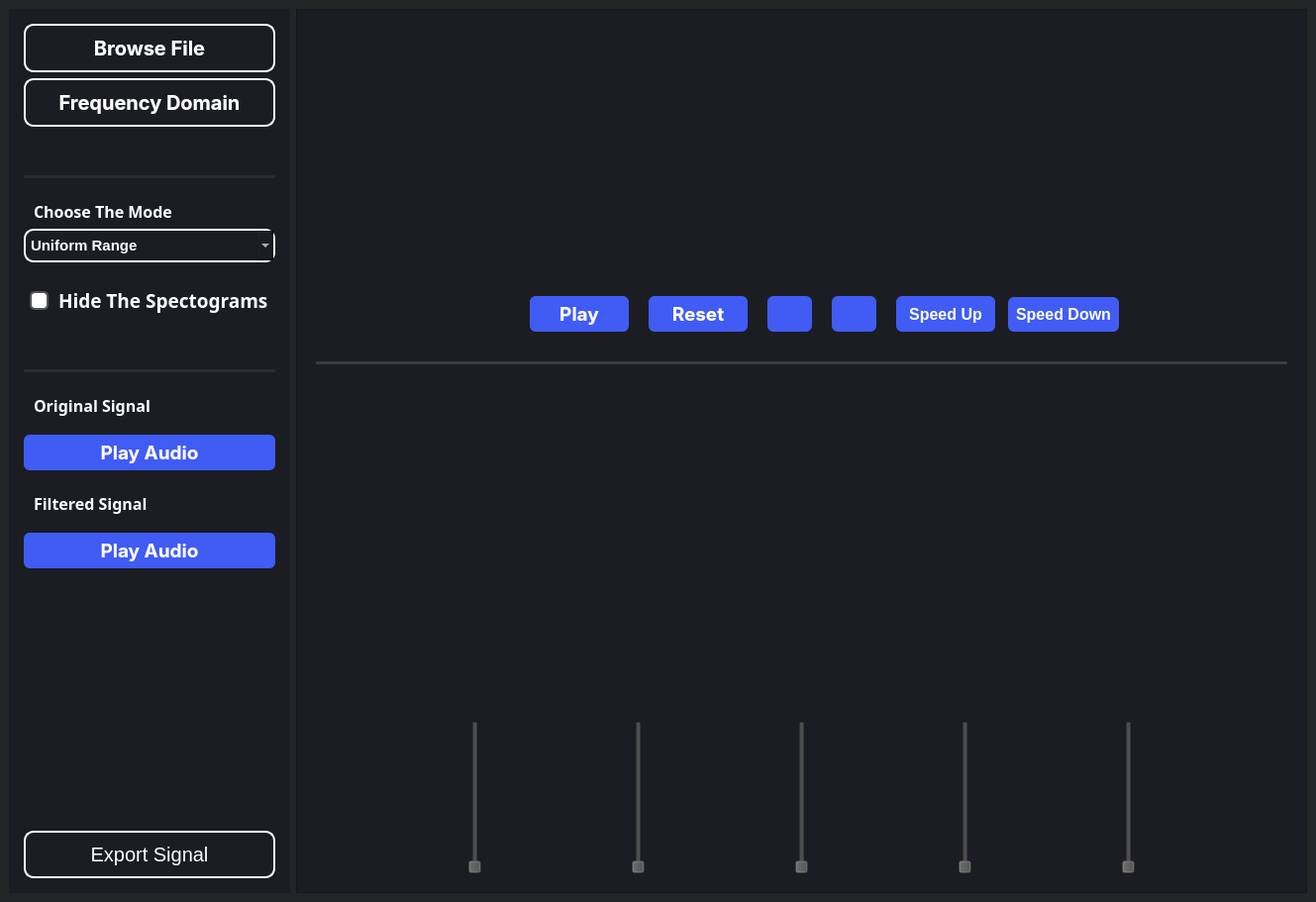
<?xml version="1.0" encoding="UTF-8"?>
<ui version="4.0">
 <class>MainWindow</class>
 <widget class="QMainWindow" name="MainWindow">
  <property name="geometry">
   <rect>
    <x>0</x>
    <y>0</y>
    <width>1329</width>
    <height>911</height>
   </rect>
  </property>
  <property name="windowTitle">
   <string>MainWindow</string>
  </property>
  <property name="styleSheet">
   <string notr="true">background-color: #242526;</string>
  </property>
  <widget class="QWidget" name="centralwidget">
   <layout class="QGridLayout" name="gridLayout_2">
    <item row="0" column="0">
     <layout class="QGridLayout" name="gridLayout" columnstretch="1,6">
      <item row="0" column="0">
       <widget class="QFrame" name="browseFrame">
        <property name="styleSheet">
         <string notr="true">
   /*border: 1px solid #c0c0c0; /* Border color and width */
    padding: 5px; /* Padding around the list items */
background-color: #1b1d23;
border: 1px solid rgba(255, 255, 255, 0);
</string>
        </property>
        <property name="frameShape">
         <enum>QFrame::StyledPanel</enum>
        </property>
        <property name="frameShadow">
         <enum>QFrame::Raised</enum>
        </property>
        <layout class="QVBoxLayout" name="verticalLayout_2">
         <item>
          <widget class="QPushButton" name="browseFile">
           <property name="font">
            <font>
             <family>-apple-system</family>
             <pointsize>-1</pointsize>
             <weight>75</weight>
             <bold>true</bold>
            </font>
           </property>
           <property name="styleSheet">
            <string notr="true">QPushButton{
	background-color: transparent;
	border-radius: 10px;
	color:white;
	border: 2px solid white;
	font-size: 20px;
padding: 10px;

}

</string>
           </property>
           <property name="text">
            <string>Browse File</string>
           </property>
           <property name="icon">
            <iconset>
             <normaloff>../../../Signal-Equalizer/icons/upload-.png</normaloff>../../../Signal-Equalizer/icons/upload-.png</iconset>
           </property>
           <property name="iconSize">
            <size>
             <width>25</width>
             <height>25</height>
            </size>
           </property>
          </widget>
         </item>
         <item>
          <widget class="QPushButton" name="smoothingWindow">
           <property name="font">
            <font>
             <family>-apple-system</family>
             <pointsize>-1</pointsize>
             <weight>75</weight>
             <bold>true</bold>
            </font>
           </property>
           <property name="styleSheet">
            <string notr="true">QPushButton{
	background-color: transparent;
	border-radius: 10px;
	color:white;
	border: 2px solid white;
	font-size: 20px;
padding: 10px;

}

</string>
           </property>
           <property name="text">
            <string>Frequency Domain</string>
           </property>
           <property name="icon">
            <iconset>
             <normaloff>../../../Signal-Equalizer/icons/signal-1-svgrepo-com.png</normaloff>../../../Signal-Equalizer/icons/signal-1-svgrepo-com.png</iconset>
           </property>
           <property name="iconSize">
            <size>
             <width>25</width>
             <height>25</height>
            </size>
           </property>
          </widget>
         </item>
         <item>
          <spacer name="verticalSpacer_8">
           <property name="orientation">
            <enum>Qt::Vertical</enum>
           </property>
           <property name="sizeHint" stdset="0">
            <size>
             <width>20</width>
             <height>40</height>
            </size>
           </property>
          </spacer>
         </item>
         <item>
          <widget class="Line" name="line_9">
           <property name="styleSheet">
            <string notr="true">/* Line style */

  /* Set the width of the line */
  width: 20px;

  /* Set the height of the line */
  height: 5px;

  /* Set the background color of the line */
  background-color: rgb(39, 44, 54);

  /* Set the border of the line */
  border: 10px;

  /* Set the border radius of the line */
  border-radius:5px;




</string>
           </property>
           <property name="orientation">
            <enum>Qt::Horizontal</enum>
           </property>
          </widget>
         </item>
         <item>
          <layout class="QVBoxLayout" name="verticalLayout" stretch="0,0">
           <property name="spacing">
            <number>0</number>
           </property>
           <item>
            <widget class="QLabel" name="modeLabel">
             <property name="sizePolicy">
              <sizepolicy hsizetype="Preferred" vsizetype="Maximum">
               <horstretch>0</horstretch>
               <verstretch>0</verstretch>
              </sizepolicy>
             </property>
             <property name="font">
              <font>
               <family>Overpass SemiBold</family>
               <pointsize>12</pointsize>
               <weight>75</weight>
               <bold>true</bold>
              </font>
             </property>
             <property name="styleSheet">
              <string notr="true">color:rgb(255, 255, 255);
background: rgba(74, 74, 74, 0);
margin-top: 10px;</string>
             </property>
             <property name="text">
              <string>Choose The Mode</string>
             </property>
            </widget>
           </item>
           <item>
            <widget class="QComboBox" name="modeList">
             <property name="styleSheet">
              <string notr="true">QComboBox {
    font-family: &quot;Overpass&quot;;
    font-weight: bold;
    font-size: 15px;
    color: white; 
    border: 2px solid white; 
	border-radius: 10px;
}

</string>
             </property>
             <item>
              <property name="text">
               <string>Uniform Range</string>
              </property>
             </item>
             <item>
              <property name="text">
               <string>Musical Instruments</string>
              </property>
             </item>
             <item>
              <property name="text">
               <string>Animal Sounds</string>
              </property>
             </item>
             <item>
              <property name="text">
               <string>ECG Abnormalities</string>
              </property>
             </item>
            </widget>
           </item>
          </layout>
         </item>
         <item>
          <widget class="QCheckBox" name="spectogramCheck">
           <property name="font">
            <font>
             <family>Overpass SemiBold</family>
             <pointsize>14</pointsize>
             <weight>75</weight>
             <bold>true</bold>
            </font>
           </property>
           <property name="styleSheet">
            <string notr="true">QCheckBox {
    spacing: 10px; /* Adjust the spacing between the checkbox and label */
color:white;
background: rgba(74, 74, 74, 0);
margin-top: 12px;
}

QCheckBox::indicator {
    width: 15px; /* Adjust the width of the checkbox indicator */
    height: 15px; /* Adjust the height of the checkbox indicator */
border-radius: 5px;
}

QCheckBox::indicator:unchecked {
    border: 2px solid #555; /* Border color of the unchecked checkbox */
    background-color: #fff; /* Background color of the unchecked checkbox */
}

QCheckBox::indicator:unchecked:hover {
    border: 2px solid #777; /* Border color when the unchecked checkbox is hovered */
}

QCheckBox::indicator:checked {
    border: 2px solid #192462; /* Border color of the checked checkbox */
    background-color: #405cf5; /* Background color of the checked checkbox */
}

QCheckBox::indicator:checked:hover {
    border: 2px solid #0C1231; /* Border color when the checked checkbox is hovered */
    background-color: #2C40AB; /* Background color when the checked checkbox is hovered */
}
</string>
           </property>
           <property name="text">
            <string>Hide The Spectograms</string>
           </property>
           <property name="iconSize">
            <size>
             <width>20</width>
             <height>20</height>
            </size>
           </property>
           <property name="tristate">
            <bool>false</bool>
           </property>
          </widget>
         </item>
         <item>
          <spacer name="verticalSpacer">
           <property name="orientation">
            <enum>Qt::Vertical</enum>
           </property>
           <property name="sizeHint" stdset="0">
            <size>
             <width>20</width>
             <height>40</height>
            </size>
           </property>
          </spacer>
         </item>
         <item>
          <widget class="Line" name="line_10">
           <property name="styleSheet">
            <string notr="true">/* Line style */

  /* Set the width of the line */
  width: 20px;

  /* Set the height of the line */
  height: 5px;

  /* Set the background color of the line */
  background-color:rgb(39, 44, 54);

  /* Set the border of the line */
  border: 10px;

  /* Set the border radius of the line */
  border-radius:5px;




</string>
           </property>
           <property name="orientation">
            <enum>Qt::Horizontal</enum>
           </property>
          </widget>
         </item>
         <item>
          <widget class="QLabel" name="audioBefore">
           <property name="sizePolicy">
            <sizepolicy hsizetype="Preferred" vsizetype="Maximum">
             <horstretch>0</horstretch>
             <verstretch>0</verstretch>
            </sizepolicy>
           </property>
           <property name="font">
            <font>
             <family>Overpass SemiBold</family>
             <pointsize>12</pointsize>
             <weight>75</weight>
             <bold>true</bold>
            </font>
           </property>
           <property name="styleSheet">
            <string notr="true">color:rgb(255, 255, 255);
background: rgba(74, 74, 74, 0);
margin-top: 10px;
margin-bottom:0;</string>
           </property>
           <property name="text">
            <string>Original Signal</string>
           </property>
          </widget>
         </item>
         <item>
          <widget class="QWidget" name="audio1" native="true">
           <property name="styleSheet">
            <string notr="true">margin:0 0;</string>
           </property>
          </widget>
         </item>
         <item>
          <widget class="QPushButton" name="playAudio1">
           <property name="font">
            <font>
             <family>-apple-system</family>
             <pointsize>14</pointsize>
             <weight>75</weight>
             <bold>true</bold>
            </font>
           </property>
           <property name="styleSheet">
            <string notr="true">QPushButton{
appearance: button;
backface-visibility: hidden;
background-color: #405cf5;
border-radius: 6px;
border-width: 0;
box-shadow: rgba(50, 50, 93, .1) 0 0 0 1px inset,rgba(50, 50, 93, .1) 0 2px 5px 0,rgba(0, 0, 0, .07) 0 1px 1px 0;
box-sizing: border-box;
color: #fff;
cursor: pointer;
font-family: -apple-system,system-ui,&quot;Segoe UI&quot;,Roboto,&quot;Helvetica Neue&quot;,Ubuntu,sans-serif;
font-size: 100%;
height: 30px;
line-height: 1.15;
outline: none;
overflow: hidden;
padding: 3 10px;
position: relative;
text-align: center;
text-transform: none;
transform: translateZ(0);
transition: all .2s,box-shadow .08s ease-in;
user-select: none;
-webkit-user-select: none;
touch-action: manipulation;
width: 50px; /* Reduced width to 200 pixels */
}
QPushButton:hover{
background-color: #283999;
}
QPushButton:pressed{
background-color: #1c2973;
}</string>
           </property>
           <property name="text">
            <string>Play Audio</string>
           </property>
           <property name="icon">
            <iconset>
             <normaloff>../../../Signal-Equalizer/icons/play-square-svgrepo-com.png</normaloff>../../../Signal-Equalizer/icons/play-square-svgrepo-com.png</iconset>
           </property>
           <property name="iconSize">
            <size>
             <width>25</width>
             <height>25</height>
            </size>
           </property>
          </widget>
         </item>
         <item>
          <widget class="QLabel" name="audioBefore_2">
           <property name="sizePolicy">
            <sizepolicy hsizetype="Preferred" vsizetype="Maximum">
             <horstretch>0</horstretch>
             <verstretch>0</verstretch>
            </sizepolicy>
           </property>
           <property name="font">
            <font>
             <family>Overpass SemiBold</family>
             <pointsize>12</pointsize>
             <weight>75</weight>
             <bold>true</bold>
            </font>
           </property>
           <property name="styleSheet">
            <string notr="true">color:rgb(255, 255, 255);
background: rgba(74, 74, 74, 0);
margin-top: 10px;</string>
           </property>
           <property name="text">
            <string>Filtered Signal</string>
           </property>
          </widget>
         </item>
         <item>
          <widget class="QWidget" name="audio2" native="true">
           <property name="styleSheet">
            <string notr="true">margin:0 0;</string>
           </property>
          </widget>
         </item>
         <item>
          <widget class="QPushButton" name="playAudio2">
           <property name="font">
            <font>
             <family>-apple-system</family>
             <pointsize>14</pointsize>
             <weight>75</weight>
             <bold>true</bold>
            </font>
           </property>
           <property name="styleSheet">
            <string notr="true">QPushButton{
appearance: button;
backface-visibility: hidden;
background-color: #405cf5;
border-radius: 6px;
border-width: 0;
box-shadow: rgba(50, 50, 93, .1) 0 0 0 1px inset,rgba(50, 50, 93, .1) 0 2px 5px 0,rgba(0, 0, 0, .07) 0 1px 1px 0;
box-sizing: border-box;
color: #fff;
cursor: pointer;
font-family: -apple-system,system-ui,&quot;Segoe UI&quot;,Roboto,&quot;Helvetica Neue&quot;,Ubuntu,sans-serif;
font-size: 100%;
height: 30px;
line-height: 1.15;
outline: none;
overflow: hidden;
padding: 3 10px;
position: relative;
text-align: center;
text-transform: none;
transform: translateZ(0);
transition: all .2s,box-shadow .08s ease-in;
user-select: none;
-webkit-user-select: none;
touch-action: manipulation;
width: 50px; /* Reduced width to 200 pixels */
}
QPushButton:hover{
background-color: #283999;
}
QPushButton:pressed{
background-color: #1c2973;
}</string>
           </property>
           <property name="text">
            <string>Play Audio</string>
           </property>
           <property name="icon">
            <iconset>
             <normaloff>../../../Signal-Equalizer/icons/play-square-svgrepo-com.png</normaloff>../../../Signal-Equalizer/icons/play-square-svgrepo-com.png</iconset>
           </property>
           <property name="iconSize">
            <size>
             <width>25</width>
             <height>25</height>
            </size>
           </property>
          </widget>
         </item>
         <item>
          <spacer name="verticalSpacer_2">
           <property name="orientation">
            <enum>Qt::Vertical</enum>
           </property>
           <property name="sizeHint" stdset="0">
            <size>
             <width>20</width>
             <height>40</height>
            </size>
           </property>
          </spacer>
         </item>
         <item>
          <spacer name="verticalSpacer_3">
           <property name="orientation">
            <enum>Qt::Vertical</enum>
           </property>
           <property name="sizeHint" stdset="0">
            <size>
             <width>20</width>
             <height>40</height>
            </size>
           </property>
          </spacer>
         </item>
         <item>
          <spacer name="verticalSpacer_4">
           <property name="orientation">
            <enum>Qt::Vertical</enum>
           </property>
           <property name="sizeHint" stdset="0">
            <size>
             <width>20</width>
             <height>40</height>
            </size>
           </property>
          </spacer>
         </item>
         <item>
          <spacer name="verticalSpacer_5">
           <property name="orientation">
            <enum>Qt::Vertical</enum>
           </property>
           <property name="sizeHint" stdset="0">
            <size>
             <width>20</width>
             <height>40</height>
            </size>
           </property>
          </spacer>
         </item>
         <item>
          <spacer name="verticalSpacer_6">
           <property name="orientation">
            <enum>Qt::Vertical</enum>
           </property>
           <property name="sizeHint" stdset="0">
            <size>
             <width>20</width>
             <height>40</height>
            </size>
           </property>
          </spacer>
         </item>
         <item>
          <spacer name="verticalSpacer_7">
           <property name="orientation">
            <enum>Qt::Vertical</enum>
           </property>
           <property name="sizeHint" stdset="0">
            <size>
             <width>20</width>
             <height>40</height>
            </size>
           </property>
          </spacer>
         </item>
         <item>
          <widget class="QPushButton" name="pushButton">
           <property name="styleSheet">
            <string notr="true">QPushButton{
	background-color: transparent;
	border-radius: 10px;
	color:white;
	border: 2px solid white;
	font-size: 20px;
padding: 10px;

}


</string>
           </property>
           <property name="text">
            <string>Export Signal</string>
           </property>
          </widget>
         </item>
        </layout>
       </widget>
      </item>
      <item row="0" column="1">
       <widget class="QFrame" name="mainBodyframe">
        <property name="styleSheet">
         <string notr="true">background-color: #1c1d22</string>
        </property>
        <property name="frameShape">
         <enum>QFrame::StyledPanel</enum>
        </property>
        <property name="frameShadow">
         <enum>QFrame::Raised</enum>
        </property>
        <layout class="QGridLayout" name="gridLayout_3">
         <item row="0" column="0">
          <layout class="QVBoxLayout" name="mainbody" stretch="4,1">
           <property name="spacing">
            <number>6</number>
           </property>
           <property name="leftMargin">
            <number>10</number>
           </property>
           <property name="rightMargin">
            <number>10</number>
           </property>
           <item>
            <layout class="QVBoxLayout" name="verticalGraphs" stretch="2,1,2">
             <property name="spacing">
              <number>20</number>
             </property>
             <item>
              <layout class="QVBoxLayout" name="verticalLayout_3" stretch="0,0">
               <property name="spacing">
                <number>20</number>
               </property>
               <item>
                <layout class="QHBoxLayout" name="horizontalLayout">
                 <item>
                  <widget class="PlotWidget" name="graph1" native="true">
                   <property name="styleSheet">
                    <string notr="true">border-radius: 6px;
background: rgba(74, 74, 74, 0);</string>
                   </property>
                  </widget>
                 </item>
                 <item>
                  <widget class="PlotWidget" name="graph2" native="true">
                   <property name="styleSheet">
                    <string notr="true">border-radius: 6px;
background: rgba(74, 74, 74, 0);</string>
                   </property>
                  </widget>
                 </item>
                </layout>
               </item>
               <item>
                <layout class="QHBoxLayout" name="horizontalLayout_4">
                 <item>
                  <spacer name="horizontalSpacer_2">
                   <property name="orientation">
                    <enum>Qt::Horizontal</enum>
                   </property>
                   <property name="sizeHint" stdset="0">
                    <size>
                     <width>40</width>
                     <height>20</height>
                    </size>
                   </property>
                  </spacer>
                 </item>
                 <item>
                  <widget class="QPushButton" name="playPause">
                   <property name="font">
                    <font>
                     <family>-apple-system</family>
                     <pointsize>14</pointsize>
                     <weight>75</weight>
                     <bold>true</bold>
                    </font>
                   </property>
                   <property name="styleSheet">
                    <string notr="true">QPushButton{
appearance: button;
backface-visibility: hidden;
background-color: #405cf5;
border-radius: 6px;
border-width: 0;
box-shadow: rgba(50, 50, 93, .1) 0 0 0 1px inset,rgba(50, 50, 93, .1) 0 2px 5px 0,rgba(0, 0, 0, .07) 0 1px 1px 0;
box-sizing: border-box;
color: #fff;
cursor: pointer;
font-family: -apple-system,system-ui,&quot;Segoe UI&quot;,Roboto,&quot;Helvetica Neue&quot;,Ubuntu,sans-serif;
font-size: 100%;
height: 30px;
line-height: 1.15;
outline: none;
overflow: hidden;
padding: 3 10px;
position: relative;
text-align: center;
text-transform: none;
transform: translateZ(0);
transition: all .2s,box-shadow .08s ease-in;
user-select: none;
-webkit-user-select: none;
touch-action: manipulation;
width: 80px; /* Reduced width to 200 pixels */
}
QPushButton:hover{
background-color: #283999;
}
QPushButton:pressed{
background-color: #1c2973;
}</string>
                   </property>
                   <property name="text">
                    <string>Play</string>
                   </property>
                   <property name="icon">
                    <iconset>
                     <normaloff>../../../Signal-Equalizer/icons/play-square-svgrepo-com.png</normaloff>../../../Signal-Equalizer/icons/play-square-svgrepo-com.png</iconset>
                   </property>
                   <property name="iconSize">
                    <size>
                     <width>25</width>
                     <height>25</height>
                    </size>
                   </property>
                  </widget>
                 </item>
                 <item>
                  <widget class="QPushButton" name="resetButton">
                   <property name="font">
                    <font>
                     <family>-apple-system</family>
                     <pointsize>14</pointsize>
                     <weight>75</weight>
                     <bold>true</bold>
                    </font>
                   </property>
                   <property name="styleSheet">
                    <string notr="true">QPushButton{
appearance: button;
backface-visibility: hidden;
background-color: #405cf5;
border-radius: 6px;
border-width: 0;
box-shadow: rgba(50, 50, 93, .1) 0 0 0 1px inset,rgba(50, 50, 93, .1) 0 2px 5px 0,rgba(0, 0, 0, .07) 0 1px 1px 0;
box-sizing: border-box;
color: #fff;
cursor: pointer;
font-family: -apple-system,system-ui,&quot;Segoe UI&quot;,Roboto,&quot;Helvetica Neue&quot;,Ubuntu,sans-serif;
font-size: 100%;
height: 30px;
line-height: 1.15;
outline: none;
overflow: hidden;
padding: 3 10px;
position: relative;
text-align: center;
text-transform: none;
transform: translateZ(0);
transition: all .2s,box-shadow .08s ease-in;
user-select: none;
-webkit-user-select: none;
touch-action: manipulation;
width: 80px; /* Reduced width to 200 pixels */
}
QPushButton:hover{
background-color: #283999;
}
QPushButton:pressed{
background-color: #1c2973;
}</string>
                   </property>
                   <property name="text">
                    <string>Reset</string>
                   </property>
                   <property name="icon">
                    <iconset>
                     <normaloff>../../../Signal-Equalizer/icons/reset-svgrepo-com.png</normaloff>../../../Signal-Equalizer/icons/reset-svgrepo-com.png</iconset>
                   </property>
                   <property name="iconSize">
                    <size>
                     <width>25</width>
                     <height>25</height>
                    </size>
                   </property>
                  </widget>
                 </item>
                 <item>
                  <widget class="QPushButton" name="zoomIn">
                   <property name="font">
                    <font>
                     <family>-apple-system</family>
                     <pointsize>12</pointsize>
                     <weight>75</weight>
                     <bold>true</bold>
                    </font>
                   </property>
                   <property name="styleSheet">
                    <string notr="true">QPushButton{
appearance: button;
backface-visibility: hidden;
background-color: #405cf5;
border-radius: 6px;
border-width: 0;
box-shadow: rgba(50, 50, 93, .1) 0 0 0 1px inset,rgba(50, 50, 93, .1) 0 2px 5px 0,rgba(0, 0, 0, .07) 0 1px 1px 0;
box-sizing: border-box;
color: #fff;
cursor: pointer;
font-family: -apple-system,system-ui,&quot;Segoe UI&quot;,Roboto,&quot;Helvetica Neue&quot;,Ubuntu,sans-serif;
font-size: 100%;
height: 30px;
line-height: 1.15;
outline: none;
overflow: hidden;
padding: 3 10px;
position: relative;
text-align: center;
text-transform: none;
transform: translateZ(0);
transition: all .2s,box-shadow .08s ease-in;
user-select: none;
-webkit-user-select: none;
touch-action: manipulation;
width: 25px; /* Reduced width to 200 pixels */
}
QPushButton:hover{
background-color: #283999;
}
QPushButton:pressed{
background-color: #1c2973;
}</string>
                   </property>
                   <property name="text">
                    <string/>
                   </property>
                   <property name="icon">
                    <iconset>
                     <normaloff>../../../Signal-Equalizer/icons/plus-square-svgrepo-com.png</normaloff>../../../Signal-Equalizer/icons/plus-square-svgrepo-com.png</iconset>
                   </property>
                   <property name="iconSize">
                    <size>
                     <width>25</width>
                     <height>25</height>
                    </size>
                   </property>
                  </widget>
                 </item>
                 <item>
                  <widget class="QPushButton" name="zoomOut">
                   <property name="font">
                    <font>
                     <family>-apple-system</family>
                     <pointsize>12</pointsize>
                     <weight>75</weight>
                     <bold>true</bold>
                    </font>
                   </property>
                   <property name="styleSheet">
                    <string notr="true">QPushButton{
appearance: button;
backface-visibility: hidden;
background-color: #405cf5;
border-radius: 6px;
border-width: 0;
box-shadow: rgba(50, 50, 93, .1) 0 0 0 1px inset,rgba(50, 50, 93, .1) 0 2px 5px 0,rgba(0, 0, 0, .07) 0 1px 1px 0;
box-sizing: border-box;
color: #fff;
cursor: pointer;
font-family: -apple-system,system-ui,&quot;Segoe UI&quot;,Roboto,&quot;Helvetica Neue&quot;,Ubuntu,sans-serif;
font-size: 100%;
height: 30px;
line-height: 1.15;
outline: none;
overflow: hidden;
padding: 3 10px;
position: relative;
text-align: center;
text-transform: none;
transform: translateZ(0);
transition: all .2s,box-shadow .08s ease-in;
user-select: none;
-webkit-user-select: none;
touch-action: manipulation;
width: 25px; /* Reduced width to 200 pixels */
}
QPushButton:hover{
background-color: #283999;
}
QPushButton:pressed{
background-color: #1c2973;
}</string>
                   </property>
                   <property name="text">
                    <string/>
                   </property>
                   <property name="icon">
                    <iconset>
                     <normaloff>../../../Signal-Equalizer/icons/minus-square-svgrepo-com.png</normaloff>../../../Signal-Equalizer/icons/minus-square-svgrepo-com.png</iconset>
                   </property>
                   <property name="iconSize">
                    <size>
                     <width>25</width>
                     <height>25</height>
                    </size>
                   </property>
                  </widget>
                 </item>
                 <item>
                  <layout class="QHBoxLayout" name="horizontalLayout_3">
                   <property name="spacing">
                    <number>3</number>
                   </property>
                   <item>
                    <widget class="QPushButton" name="pushButton_2">
                     <property name="styleSheet">
                      <string notr="true">QPushButton{
appearance: button;
backface-visibility: hidden;
background-color: #405cf5;
border-radius: 6px;
border-width: 0;
font-weight:bold;
box-shadow: rgba(50, 50, 93, .1) 0 0 0 1px inset,rgba(50, 50, 93, .1) 0 2px 5px 0,rgba(0, 0, 0, .07) 0 1px 1px 0;
box-sizing: border-box;
color: #fff;
cursor: pointer;
font-family: -apple-system,system-ui,&quot;Segoe UI&quot;,Roboto,&quot;Helvetica Neue&quot;,Ubuntu,sans-serif;
font-size: 16px;
height: 30px;
line-height: 1.15;
outline: none;
overflow: hidden;
padding: 3 10px;
position: relative;
text-align: center;
text-transform: none;
transform: translateZ(0);
transition: all .2s,box-shadow .08s ease-in;
user-select: none;
-webkit-user-select: none;
touch-action: manipulation;
width: 80px; /* Reduced width to 200 pixels */
}
QPushButton:hover{
background-color: #283999;
}
QPushButton:pressed{
background-color: #1c2973;
}
</string>
                     </property>
                     <property name="text">
                      <string>Speed Up</string>
                     </property>
                    </widget>
                   </item>
                   <item>
                    <widget class="QPushButton" name="pushButton_3">
                     <property name="styleSheet">
                      <string notr="true">QPushButton{
background-color: #405cf5;
border-radius: 6px;
color: #fff;
cursor: pointer;
font-family: -apple-system,system-ui,&quot;Segoe UI&quot;,Roboto,&quot;Helvetica Neue&quot;,Ubuntu,sans-serif;
font-size: 16px;
font-weight:bold;
padding: 8px;
margin: 10px;
}
QPushButton:hover{
background-color: #283999;
}
QPushButton:pressed{
background-color: #1c2973;
}</string>
                     </property>
                     <property name="text">
                      <string>Speed Down</string>
                     </property>
                    </widget>
                   </item>
                   <item>
                    <spacer name="horizontalSpacer_5">
                     <property name="orientation">
                      <enum>Qt::Horizontal</enum>
                     </property>
                     <property name="sizeHint" stdset="0">
                      <size>
                       <width>40</width>
                       <height>20</height>
                      </size>
                     </property>
                    </spacer>
                   </item>
                   <item>
                    <spacer name="horizontalSpacer_4">
                     <property name="orientation">
                      <enum>Qt::Horizontal</enum>
                     </property>
                     <property name="sizeHint" stdset="0">
                      <size>
                       <width>40</width>
                       <height>20</height>
                      </size>
                     </property>
                    </spacer>
                   </item>
                   <item>
                    <spacer name="horizontalSpacer_3">
                     <property name="orientation">
                      <enum>Qt::Horizontal</enum>
                     </property>
                     <property name="sizeHint" stdset="0">
                      <size>
                       <width>40</width>
                       <height>20</height>
                      </size>
                     </property>
                    </spacer>
                   </item>
                   <item>
                    <spacer name="horizontalSpacer">
                     <property name="orientation">
                      <enum>Qt::Horizontal</enum>
                     </property>
                     <property name="sizeHint" stdset="0">
                      <size>
                       <width>40</width>
                       <height>20</height>
                      </size>
                     </property>
                    </spacer>
                   </item>
                  </layout>
                 </item>
                </layout>
               </item>
              </layout>
             </item>
             <item>
              <widget class="Line" name="line_8">
               <property name="styleSheet">
                <string notr="true">/* Line style */

  /* Set the width of the line */
  width: 20px;

  /* Set the height of the line */
  height: 5px;

  /* Set the background color of the line */
  background-color: #3a3b3c;

  /* Set the border of the line */
  border: 10px;

  /* Set the border radius of the line */
  border-radius:5px;



</string>
               </property>
               <property name="orientation">
                <enum>Qt::Horizontal</enum>
               </property>
              </widget>
             </item>
             <item>
              <layout class="QHBoxLayout" name="spectrogramLayout">
               <item>
                <widget class="QWidget" name="spectogram1" native="true">
                 <property name="styleSheet">
                  <string notr="true">border-radius: 6px;
background: rgba(74, 74, 74, 0);</string>
                 </property>
                </widget>
               </item>
               <item>
                <widget class="QWidget" name="spectogram2" native="true">
                 <property name="styleSheet">
                  <string notr="true">border-radius: 6px;
background: rgba(74, 74, 74, 0);</string>
                 </property>
                </widget>
               </item>
              </layout>
             </item>
            </layout>
           </item>
           <item>
            <widget class="QWidget" name="slidersWidget" native="true">
             <property name="styleSheet">
              <string notr="true">background: rgba(74, 74, 74, 0);
</string>
             </property>
             <layout class="QHBoxLayout" name="horizontalLayout_5">
              <property name="spacing">
               <number>6</number>
              </property>
              <item>
               <widget class="QSlider" name="verticalSlider">
                <property name="orientation">
                 <enum>Qt::Vertical</enum>
                </property>
               </widget>
              </item>
              <item>
               <widget class="QSlider" name="verticalSlider_2">
                <property name="orientation">
                 <enum>Qt::Vertical</enum>
                </property>
               </widget>
              </item>
              <item>
               <widget class="QSlider" name="verticalSlider_3">
                <property name="orientation">
                 <enum>Qt::Vertical</enum>
                </property>
               </widget>
              </item>
              <item>
               <widget class="QSlider" name="verticalSlider_4">
                <property name="orientation">
                 <enum>Qt::Vertical</enum>
                </property>
               </widget>
              </item>
              <item>
               <widget class="QSlider" name="verticalSlider_5">
                <property name="orientation">
                 <enum>Qt::Vertical</enum>
                </property>
               </widget>
              </item>
             </layout>
            </widget>
           </item>
          </layout>
         </item>
        </layout>
       </widget>
      </item>
     </layout>
    </item>
   </layout>
  </widget>
  <widget class="QMenuBar" name="menubar">
   <property name="geometry">
    <rect>
     <x>0</x>
     <y>0</y>
     <width>1329</width>
     <height>21</height>
    </rect>
   </property>
  </widget>
 </widget>
 <customwidgets>
  <customwidget>
   <class>PlotWidget</class>
   <extends>QWidget</extends>
   <header>pyqtgraph</header>
   <container>1</container>
  </customwidget>
 </customwidgets>
 <resources>
  <include location="../../../Signal-Equalizer/Resources.qrc"/>
 </resources>
 <connections/>
</ui>
